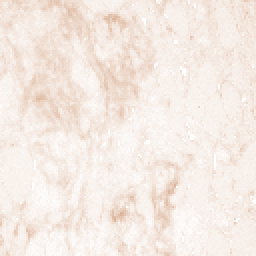
#> input picture Biglycan breast cancer dataset/CANCER/10389 (12).png, 128 x 128 px (shown 2 times larger); its folder holds 4 pictures in this run
$ jupyter execute --allow-errors try.ipynb
#> lines starting #> are read from the running program, lines starting #| are printed output that depends on the picture
[cell 1]
import os
import numpy as np
from sklearn.model_selection import train_test_split
from sklearn.preprocessing import StandardScaler
from sklearn.ensemble import RandomForestClassifier
import xgboost as xgb
from sklearn.metrics import accuracy_score, classification_report
import cv2
# Define image paths (replace with your actual paths)
cancer_path = "./CANCER"
healthy_path = "./HEALTHY"

# Function to load and preprocess images
def load_and_preprocess_images(img_path):
#> called with img_path = './CANCER'
    images = []
    labels = []
    for filename in os.listdir(img_path):
        img = cv2.imread(os.path.join(img_path, filename), cv2.IMREAD_GRAYSCALE)  # Load as grayscale
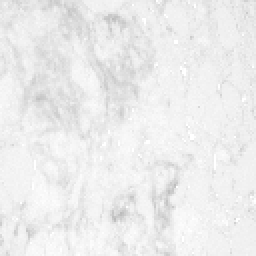
#> img: shape (128, 128) (shown 2 times larger); min 187, max 255, mean 236.6
#> pass 3 of the loop in load_and_preprocess_images, `for filename in os.listdir(img_path):`:
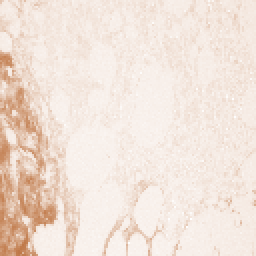
#> input picture Biglycan breast cancer dataset/CANCER/10389 (2).png, 128 x 128 px (shown 2 times larger)
#> in load_and_preprocess_images, `img = cv2.imread(os.path.join(img_path, filename), cv2.IMREAD_GRAYSCALE)`:
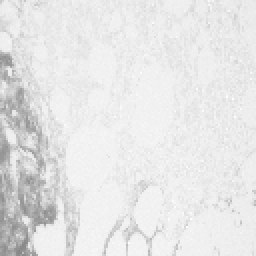
#> img: shape (128, 128) (shown 2 times larger); min 135, max 255, mean 229.5
#> the loop made 4 passes; the first 3 are shown
        if img is not None:  # Handle potential loading errors
            img = cv2.resize(img, (128, 128))  # Resize to consistent size
            images.append(img.flatten())
            labels.append(1 if "CANCER" in img_path else 0)  # Label based on folder name
    return np.array(images), np.array(labels)

# Load and preprocess images
cancer_images, cancer_labels = load_and_preprocess_images(cancer_path)
#> (the rest of this cell did not finish here and is left out)


# Combine data and labels
images = np.concatenate((cancer_images, healthy_images))
labels = np.concatenate((cancer_labels, healthy_labels))

# Split data into training and testing sets
X_train, X_test, y_train, y_test = train_test_split(images, labels, test_size=0.2, random_state=42)  # Set random state for reproducibility

# Standardize features (optional, but often recommended)
scaler = StandardScaler()
X_train = scaler.fit_transform(X_train)
X_test = scaler.transform(X_test)

# Train Random Forest classifier
rf_model = RandomForestClassifier(n_estimators=100, random_state=42)  # Adjust n_estimators as needed
rf_model.fit(X_train, y_train)

# Train XGBoost classifier
xgb_model = xgb.XGBClassifier(n_estimators=100, random_state=42)  # Adjust n_estimators as needed
xgb_model.fit(X_train, y_train)

# Make predictions on test set
rf_predictions = rf_model.predict(X_test)
xgb_predictions = xgb_model.predict(X_test)

# Evaluate performance using accuracy and classification report
print("Random Forest:")
print(f"Accuracy: {accuracy_score(y_test, rf_predictions)}")
print(classification_report(y_test, rf_predictions))

print("\nXGBoost:")
print(f"Accuracy: {accuracy_score(y_test, xgb_predictions)}")
print(classification_report(y_test, xgb_predictions))
